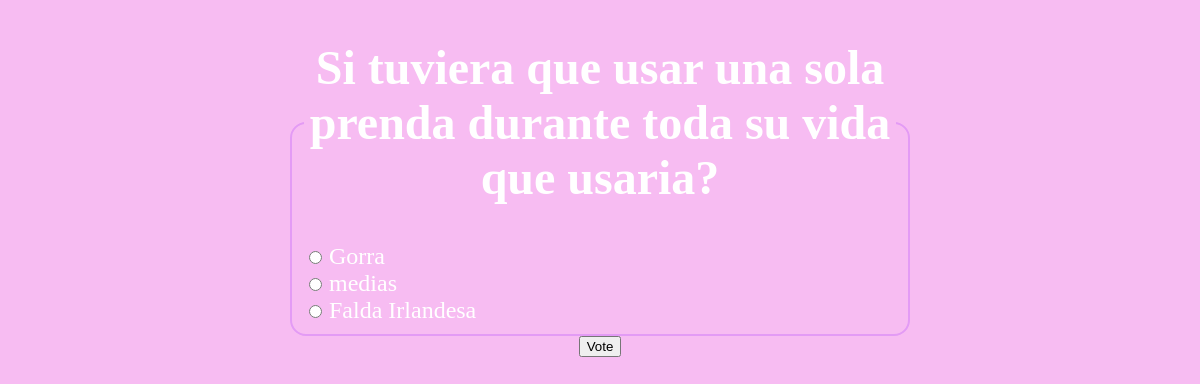
The app's page /polls/5/ with its own data.
### polls/models.py (models this page shows, shortened)
class Question(models.Model):
    question_text = models.CharField(max_length=200)
    pub_date = models.DateTimeField('date published')

class Choice(models.Model):
    question = models.ForeignKey(Question, on_delete=models.CASCADE)
    choice_text = models.CharField(max_length=200)
    votes = models.IntegerField(default=0)

### polls/views.py (the view)
# urls.py: path('<int:pk>/', views.DetailView.as_view(), name='detail'),
class DetailView(generic.DetailView):
    model = Question
    template_name = 'polls/detail.html'
    def get_queryset(self):
         return Question.objects.filter(pub_date__lte=timezone.now())

### polls/templates/polls/detail.html (shortened to what this page needs)
<!DOCTYPE html>
<html lang="en">
	<head>
	</head>
	<body>
        {% load static %}
<link rel="stylesheet" type="text/css" href="{% static 'polls/style.css' %}">
        <form action="{% url 'polls:vote' question.id %}" method="post">
            <fieldset>
                <legend><h1>{{ question.question_text }}</h1></legend>
                {% for choice in question.choice_set.all %}
                    <input type="radio" name="choice" id="choice{{ forloop.counter }}" value="{{ choice.id }}">
                    <label for="choice{{ forloop.counter }}">{{ choice.choice_text }}</label><br>
                {% endfor %}
            </fieldset>
            <input type="submit" value="Vote">
            </form>
</body>
</html>

### polls/static/polls/style.css (style rules this page uses)
body { background: #f7bcf2; }
fieldset { border: 2px solid #e39bf5; border-radius: 1rem; width: 50%; }
form { display: flex; flex-direction: column; justify-content: center; align-items: center; height: 100%; }
legend { color: white; text-align: center; }
label { color: white; font-size: 1.5rem; }
input { cursor: pointer; }
h1 { color: white; text-align: center; font-size: 3rem; }

### records on screen
Question: question_text "Si tuviera que usar una sola prenda durante toda su vida que usaria?"
Choice: choice_text "Gorra"
Choice: choice_text "medias"
Choice: choice_text "Falda Irlandesa"
